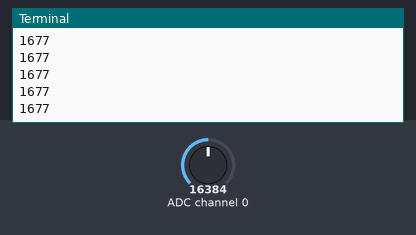
The program below on a simulated Raspberry Pi (BCM pin numbers). On the bench: the last lines printed to the terminal. The test bench sets the inputs (shaded band); at power-on: ADC channel 0 = 16384 (analog values on the 0–32767 scale). The clock reads 2024-03-15 10:24:30 at power-on unless the program sets it.

Above: at 1.2 s.
1.3 s: ADC channel 0 set to 22936
At 1.8 s:
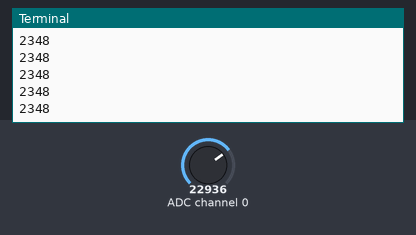
2.8 s: ADC channel 0 set to 28834
At 3.6 s:
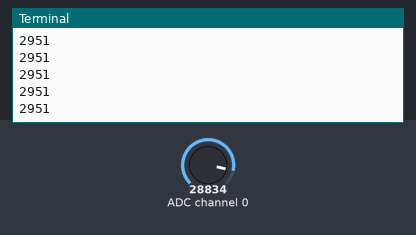
Timing chart, 0 to 5.4 s (numbered marks = the images above; inputs shaded):
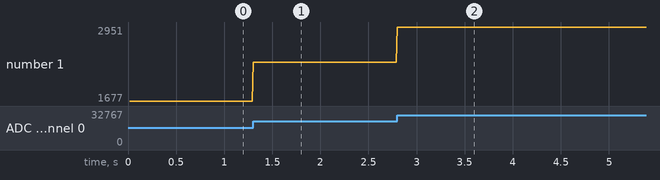

Measured:
- after the input at 1.3 s, the terminal: prints a new line at once (image 1)
- after the input at 2.8 s, the terminal: prints a new line at once (image 2)
- plotted number 1: 1677 → 2348 after the input at 1.3 s, 2348 → 2951 after the input at 2.8 s

The program:

myoelectronics_sensor.py
```python
import logging
import Adafruit_ADS1x15


class MyoelectronicsSensor:
    _logger = logging.getLogger('Main')

    _ADS1x15_CONFIG_GAIN = [
        2 / 3,  # ±6.144 V, 187.5 μV
        1,  # ±4.096 V, 125 μV
        2,  # ±2.048 V, 62.5 μV
        4,  # ±1.024 V, 31.25 μV
        8,  # ±0.512 V, 15.625 μV
        16  # ±0.256 V, 7.8125 μV
    ]

    _MAXIMUM_VALUE_FOR_12BIT = 4095

    def __init__(self):
        # Create an ADS1115 ADC (16-bit) instance.
        self._adc = Adafruit_ADS1x15.ADS1115()
        self._adc.stop_adc()

        self._CHANNEL = 0
        self._GAIN = self._ADS1x15_CONFIG_GAIN[0]
        self._RATE = 475

        # For 5 volts - maximum value is:
        if self._ADS1x15_CONFIG_GAIN[0] == self._GAIN:
            self._maximum_value_for_16_bit_and_5v = int(5000000 / 187.5)
        else:
            self._logger.info("Conversation for sensor not supported.")
            raise Exception('Conversation not supported')

        self._coefficient_conversation = self._MAXIMUM_VALUE_FOR_12BIT / self._maximum_value_for_16_bit_and_5v

    def start_sensor(self):
        self._logger.info("Sensor try to start.")
        self._adc.start_adc(self._CHANNEL, self._GAIN, self._RATE)
        self._logger.info("Sensor running.")

    def stop_sensor(self):
        self._adc.stop_adc()

    def get_value(self) -> int:
        value_from_sensor = self._adc.get_last_result()
        result = self._conversation_to_12bit(value_from_sensor)
        return result

    def _conversation_to_12bit(self, value_from_16_bit_sensor: int) -> int:
        if value_from_16_bit_sensor > self._maximum_value_for_16_bit_and_5v:
            value_from_16_bit_sensor = self._maximum_value_for_16_bit_and_5v

        if value_from_16_bit_sensor < 0:
            value_from_16_bit_sensor = 0

        return int(value_from_16_bit_sensor * self._coefficient_conversation)


if __name__ == '__main__':
    test = MyoelectronicsSensor()

    test.start_sensor()

    try:
        while True:
            print(test.get_value())
    finally:
        print('Sensor stop')
        test.stop_sensor()
```
